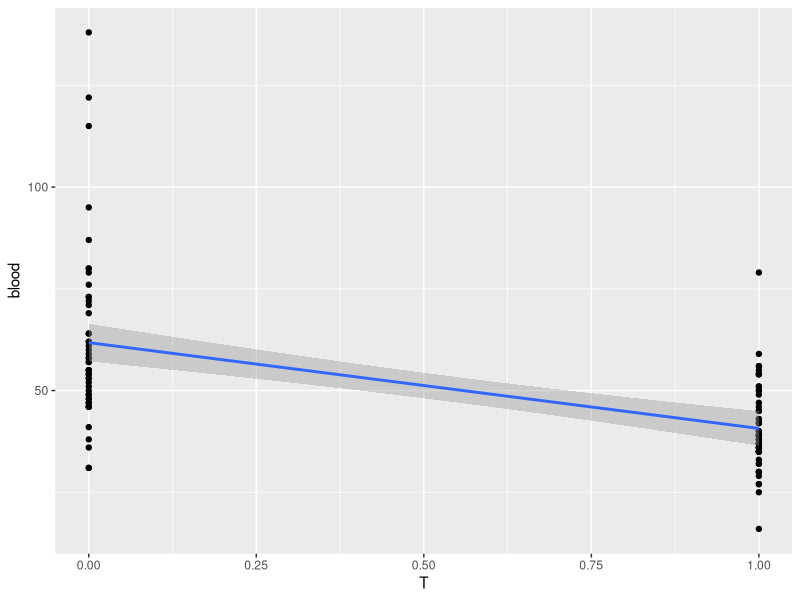
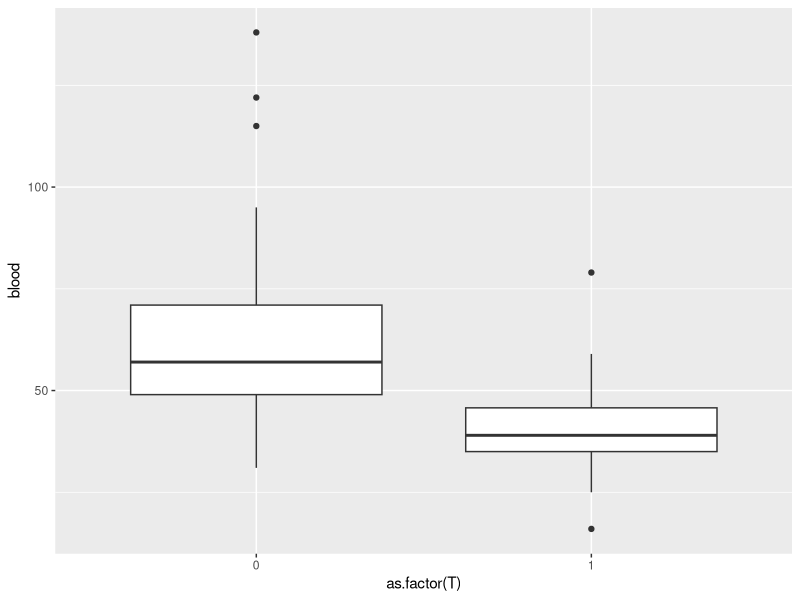

The R script that drew these images, in order:
library(readxl)
library(ggplot2)
library(dplyr)
library(stats)

bloodco2 <- read_excel("./bloodco2.xlsx")

ggplot(bloodco2,aes(x=T,y=blood))+geom_point()+stat_smooth(method="lm",formula=y~x)
ggplot(bloodco2,aes(x=as.factor(T),y=blood))+geom_boxplot()

stats<-bloodco2%>%group_by(T)%>%summarise(promedio=mean(blood))
m1<-lm(blood~T,data=bloodco2)       
summary(m1)

yt1<-bloodco2%>%filter(T==1)
yt0<-bloodco2%>%filter(T==0)

t.test(yt1$blood,yt0$blood,alternative="two.sided",mu=0,var.equal=TRUE,conf.level=0.95)
